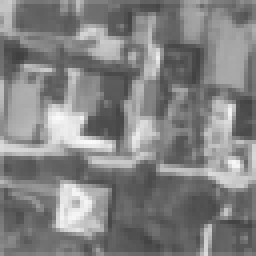
#> input picture lab8_Fourier_Mellin/obrazy_Mellin/domek_r0_64.pgm, 64 x 64 px (shown 4 times larger)
$ python zad2_log_polar.py
#> lines starting #> are read from the running program, lines starting #| are printed output that depends on the picture
import cv2 as cv
import numpy as np
import matplotlib.pyplot as plt
from numpy import fft
import os
from matplotlib.patches import Rectangle

plt.close('all')


def hanning2D(n):
    h = np.hanning(n)
    return np.sqrt(np.outer(h, h))


def highpassFilter(size):
    rows = np.cos(np.pi * np.matrix([-0.5 + x / (size[0] - 1) for x in range(size[0])]))
    cols = np.cos(np.pi * np.matrix([-0.5 + x / (size[1] - 1) for x in range(size[1])]))
    X = np.outer(rows, cols)
    return (1.0 - X) * (2.0 - X)


def rotate(x, y, xo, yo, theta):  # rotate x,y around xo,yo by theta (deg)

    xr = np.cos(np.deg2rad(theta)) * (x - xo) - np.sin(np.deg2rad(theta)) * (y - yo) + xo
    yr = np.sin(np.deg2rad(theta)) * (x - xo) + np.cos(np.deg2rad(theta)) * (y - yo) + yo
    return int(xr), int(yr)


img = cv.imread('./obrazy_Mellin/domek_r0_64.pgm', cv.IMREAD_GRAYSCALE)
#> img is the input picture: shape (64, 64); min 64, max 250, mean 129.9
img_org = cv.imread('./obrazy_Mellin/domek_r0_64.pgm', cv.IMREAD_GRAYSCALE)
house_img = cv.imread('./obrazy_Mellin/domek_r120.pgm', cv.IMREAD_GRAYSCALE)
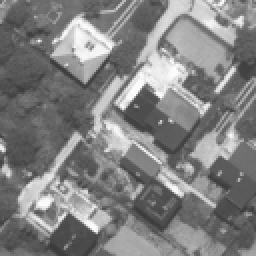
#> input picture lab8_Fourier_Mellin/obrazy_Mellin/domek_r120.pgm, 128 x 128 px (shown 2 times larger)
#> house_img is the input picture: shape (128, 128); min 59, max 255, mean 129.2
img = img * hanning2D(img.shape[0])

plt.figure()
plt.imshow(img, 'gray')

result = np.zeros(house_img.shape)
result[0:img.shape[0], 0:img.shape[1]] = img
offset = int((house_img.shape[0] - img.shape[0]) // 2.0)
#> offset = 32
result_c = np.zeros(house_img.shape)
result_c[offset:img.shape[0] + offset, offset:img.shape[1] + offset] = img
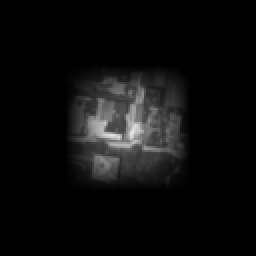
#> result_c: shape (128, 128) float64 (shown 2 times larger); min 0, max 231.5, mean 13.1

fft_result = fft.fft2(result)
fft_result_sh = fft.fftshift(fft_result)
fft_house = fft.fft2(house_img)
fft_house_sh = fft.fftshift(fft_house)

highpass_filter = highpassFilter(result.shape)
fft_result_abs = np.abs(fft_result_sh) * highpass_filter
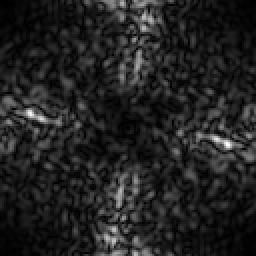
#> fft_result_abs: shape (128, 128) float64 (shown 2 times larger); min 1.49, max 1669.3, mean 225.6; drawn with min black and max white
fft_house_abs = np.abs(fft_house_sh) * highpass_filter
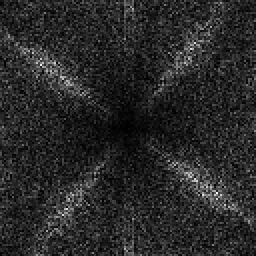
#> fft_house_abs: shape (128, 128) float64 (shown 2 times larger); min 8.63, max 6281.9, mean 1027.4; drawn with min black and max white

R = fft_result.shape[0] // 2.0
#> R = 64
M = 2 * R / np.log(R)
#> M = 30.78
result_logpol = cv.logPolar(src=fft_result_abs, center=(R, R), M=M, flags=cv.INTER_LINEAR + cv.WARP_FILL_OUTLIERS)

house_logpol = cv.logPolar(src=fft_house_abs, center=(R, R), M=M, flags=cv.INTER_LINEAR + cv.WARP_FILL_OUTLIERS)
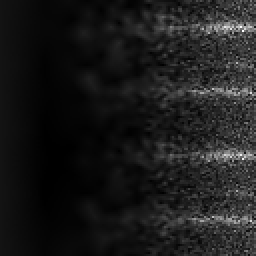
#> house_logpol: shape (128, 128) float64 (shown 2 times larger); min 11.74, max 4148.9, mean 458.3; drawn with min black and max white

fft_result_logpol = fft.fft2(result_logpol)
fft_house_logpol = fft.fft2(house_logpol)

R = (np.conj(fft_result_logpol) * fft_house_logpol) / np.abs(np.conj(fft_result_logpol) * fft_house_logpol)
correl_norm = fft.ifft2(R)

wsp_kata, wsp_logr = np.unravel_index(np.argmax(np.abs(correl_norm)), np.abs(correl_norm).shape)
#> wsp_kata = 107; wsp_logr = 107
rozmiar_logr = house_logpol.shape[1]
#> rozmiar_logr = 128
rozmiar_kata = house_logpol.shape[0]
#> rozmiar_kata = 128

if wsp_logr > rozmiar_logr // 2:  # rozmiar_logr x rozmiar_kata to rozmiar obrazu logpolar
    wykl = rozmiar_logr - wsp_logr  # powiekszenie
#> wykl = 21
else:
    wykl = - wsp_logr  # pomniejszenie

A = (wsp_kata * 360.0) / rozmiar_kata
#> A = 300.9
scale = np.exp(wykl / M)  # gdzie M to parametr funkcji cv.logPolar, a wykl wyliczamy jako:
#> scale = 1.98
kat1 = - A  # gdzie A = (wsp_kata * 360.0 ) /rozmiar_kata
#> kat1 = -300.9
kat2 = 180 - A
#> kat2 = -120.9

srodekTrans = ((result.shape[0] / 2), (result.shape[1] / 2))
#> srodekTrans = (64, 64)
macierz_translacji_1 = cv.getRotationMatrix2D((srodekTrans[0], srodekTrans[1]), kat1, scale)
#> macierz_translacji_1 = [[1.02, 1.7, -109.7], [-1.7, 1.02, 107.5]]
macierz_translacji_2 = cv.getRotationMatrix2D((srodekTrans[0], srodekTrans[1]), kat2, scale)
#> macierz_translacji_2 = [[-1.02, -1.7, 237.7], [1.7, -1.02, 20.49]]

im_rot_scaled_1 = cv.warpAffine(result_c, macierz_translacji_1, result.shape)
im_rot_scaled_2 = cv.warpAffine(result_c, macierz_translacji_2, result.shape)
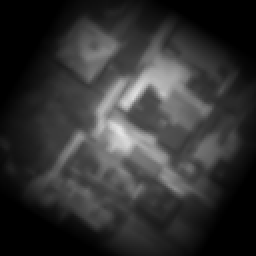
#> im_rot_scaled_2: shape (128, 128) float64 (shown 2 times larger); min 0, max 228.7, mean 50.4

im_rot_scaled_fft_1 = np.fft.fft2(im_rot_scaled_1)
im_rot_scaled_fft_2 = np.fft.fft2(im_rot_scaled_2)

R_1 = (np.conj(im_rot_scaled_fft_1) * fft_house) / np.abs((np.conj(im_rot_scaled_fft_1) * fft_house))
ccor_norm_1 = np.fft.ifft2(R_1)
R_2 = (np.conj(im_rot_scaled_fft_2) * fft_house) / np.abs((np.conj(im_rot_scaled_fft_2) * fft_house))
ccor_norm_2 = np.fft.ifft2(R_2)
y_norm_1, x_norm_1 = np.unravel_index(np.argmax(np.abs(ccor_norm_1)), np.abs(ccor_norm_1).shape)
#> y_norm_1 = 65; x_norm_1 = 43
y_norm_2, x_norm_2 = np.unravel_index(np.argmax(np.abs(ccor_norm_2)), np.abs(ccor_norm_2).shape)
#> y_norm_2 = 0; x_norm_2 = 127

if np.max(np.abs(ccor_norm_1)) > np.max(np.abs(ccor_norm_2)):
    x_best = x_norm_1
    y_best = y_norm_1
    kat_best = kat1
    result_best = im_rot_scaled_1
    corr_best = ccor_norm_1
    macierz_translacji_best = macierz_translacji_1
else:
    x_best = x_norm_2
#> x_best = 127
    y_best = y_norm_2
#> y_best = 0
    kat_best = kat2
#> kat_best = -120.9
    result_best = im_rot_scaled_2
    corr_best = ccor_norm_2
    macierz_translacji_best = macierz_translacji_2
#> macierz_translacji_best = [[-1.02, -1.7, 237.7], [1.7, -1.02, 20.49]]

# print(np.sqrt((x_best - result_best.shape[0] / 2) ** 2 + (y_best - result_best.shape[0] / 2) ** 2))
# print(np.sqrt((result_best.shape[0] / 2) ** 2 + (result_best.shape[1] / 2) ** 2) - 4)

if np.sqrt((x_best - result_best.shape[0] / 2) ** 2 + (y_best - result_best.shape[0] / 2) ** 2) > np.sqrt(
        (result_best.shape[0] / 2) ** 2 + (result_best.shape[1] / 2) ** 2) - 4:
    x_best = 0
    y_best = result_best.shape[1]
#> y_best = 128

print('x best: ', x_best)
print('y best: ', y_best)
#| y best:  128

plt.figure()
plt.imshow(img_org, 'gray')
plt.scatter(img_org.shape[0] // 2, img_org.shape[0] // 2, s=20, c='g')

plt.figure()
plt.imshow(house_img, 'gray')
currentAxis = plt.gca()
xy = rotate(x_best, y_best - result_best.shape[1], (x_best + result_best.shape[0] / 2),
            (y_best - result_best.shape[1] + result_best.shape[0] / 2), kat_best)
#> in rotate, `xr = np.cos(np.deg2rad(theta)) * (x - xo) - np.sin(np.deg2rad(theta)) ..`: xr = 42.01
#> in rotate, `yr = np.sin(np.deg2rad(theta)) * (x - xo) + np.cos(np.deg2rad(theta)) ..`: yr = 151.8
#> xy = (42, 151)

currentAxis.add_patch(
    Rectangle(xy=xy, width=result_best.shape[0], height=result_best.shape[1], angle=kat_best, fill=None, alpha=1,
              color='red'))
plt.scatter(x_best + result_best.shape[0] // 2, y_best - result_best.shape[1] // 2, s=20, c='m')

plt.figure()
plt.imshow(im_rot_scaled_1, 'gray')
plt.scatter(im_rot_scaled_1.shape[0] // 2, im_rot_scaled_1.shape[0] // 2, s=20, c='m')

# [7 lines of commented-out code are left out]

plt.show()
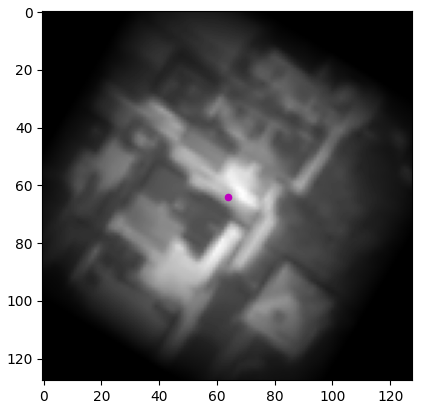
#> figure drawn by matplotlib, 1 panel
